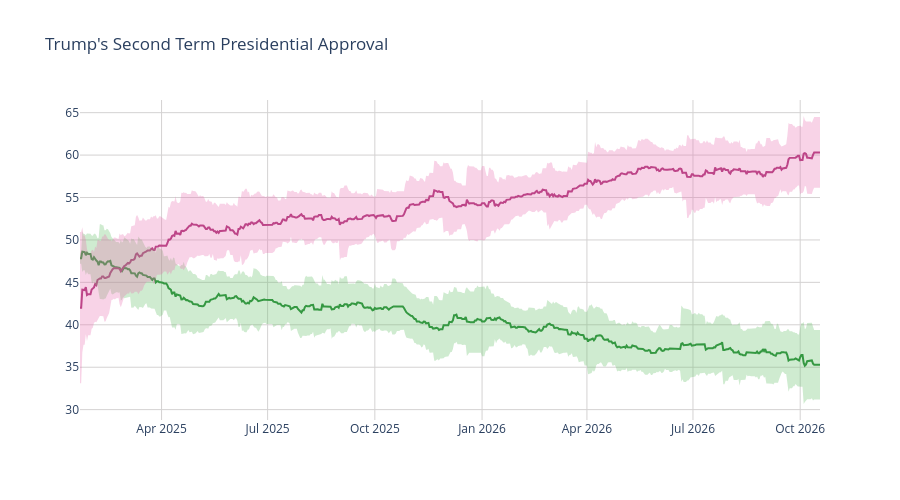

Here is the notebook cell this chart was saved with:
### Code cell
disappr_ci_hex = "#e86eaf"
appr_ci_hex = "#60be65"
disappr_ci_rgba = "rgba(232, 110, 175, 0.3)"
appr_ci_rgba = "rgba(96, 190, 101, 0.3)"
grid_col = "#d4d2d2"


# Approve
fig = go.Figure(go.Scatter(
    x=pres['end_date'],
    y=pres['approve'],
    hovertemplate="%{y:.2f}%",
    name="<b>Approve</b>",
    line=dict(color="#228833"),
    showlegend=False
))

# Disapprove
fig.add_trace(go.Scatter(
    x=pres['end_date'],
    y=pres['disapprove'],
    hovertemplate="%{y:.2f}%",
    name="<b>Disapprove</b>",
    line=dict(color="#aa3377"),
    showlegend=False
    )
)

# Approve CI
fig.add_traces([

    # Upper bound
    go.Scatter(
        x=pres['end_date'],
        y=pres['approve_upper_ci'],
        marker=dict(color=appr_ci_hex),
        line=dict(width=0),
        mode='lines',
        showlegend=False,
        hoverinfo="skip"
    ),

    # Lower bound
    go.Scatter(
        x=pres['end_date'],
        y=pres['approve_lower_ci'],
        marker=dict(color=appr_ci_hex),
        line=dict(width=0),
        mode='lines',
        fillcolor=appr_ci_rgba,
        fill="tonexty",
        showlegend=False,
        hoverinfo="skip"
    )
])

# Disapprove CI
fig.add_traces([

    # Upper bound
    go.Scatter(
        x=pres['end_date'],
        y=pres['disapprove_upper_ci'],
        marker=dict(color=disappr_ci_hex),
        line=dict(width=0),
        mode='lines',
        showlegend=False,
        hoverinfo="skip"
    ),

    # Lower bound
    go.Scatter(
        x=pres['end_date'],
        y=pres['disapprove_lower_ci'],
        marker=dict(color=disappr_ci_hex),
        line=dict(width=0),
        mode='lines',
        fillcolor=disappr_ci_rgba,
        fill="tonexty",
        showlegend=False,
        hoverinfo="skip"
    )
])

fig.update_layout(
    title=dict(text="Trump's Second Term Presidential Approval"),
    hovermode="x"
)

fig.update_xaxes(gridcolor=grid_col)
fig.update_yaxes(gridcolor=grid_col)

fig.update_layout(hovermode="x", hoverlabel_align="right", plot_bgcolor="rgba(0, 0, 0, 0)", height=500)
fig.show()

### Figure 1 — Plotly figure (JSON) as saved in the notebook; plotly's stock layout.template omitted (floating-point values rounded to 4 significant figures; data arrays with more than 128 entries replaced by an {"elided": "..."} marker saying what was removed)
{"data": [{"hovertemplate": "%{y:.2f}%", "line": {"color": "#228833"}, "name": "<b>Approve</b>", "showlegend": false, "type": "scatter", "x": {"elided": "636 str values"}, "y": {"elided": "636 float values"}}, {"hovertemplate": "%{y:.2f}%", "line": {"color": "#aa3377"}, "name": "<b>Disapprove</b>", "showlegend": false, "type": "scatter", "x": {"elided": "636 str values"}, "y": {"elided": "636 float values"}}, {"hoverinfo": "skip", "line": {"width": 0}, "marker": {"color": "#60be65"}, "mode": "lines", "showlegend": false, "type": "scatter", "x": {"elided": "636 str values"}, "y": {"elided": "636 float values"}}, {"fill": "tonexty", "fillcolor": "rgba(96, 190, 101, 0.3)", "hoverinfo": "skip", "line": {"width": 0}, "marker": {"color": "#60be65"}, "mode": "lines", "showlegend": false, "type": "scatter", "x": {"elided": "636 str values"}, "y": {"elided": "636 float values"}}, {"hoverinfo": "skip", "line": {"width": 0}, "marker": {"color": "#e86eaf"}, "mode": "lines", "showlegend": false, "type": "scatter", "x": {"elided": "636 str values"}, "y": {"elided": "636 float values"}}, {"fill": "tonexty", "fillcolor": "rgba(232, 110, 175, 0.3)", "hoverinfo": "skip", "line": {"width": 0}, "marker": {"color": "#e86eaf"}, "mode": "lines", "showlegend": false, "type": "scatter", "x": {"elided": "636 str values"}, "y": {"elided": "636 float values"}}], "layout": {"height": 500, "hoverlabel": {"align": "right"}, "hovermode": "x", "plot_bgcolor": "rgba(0, 0, 0, 0)", "title": {"text": "Trump's Second Term Presidential Approval"}, "xaxis": {"gridcolor": "#d4d2d2"}, "yaxis": {"gridcolor": "#d4d2d2"}}}
